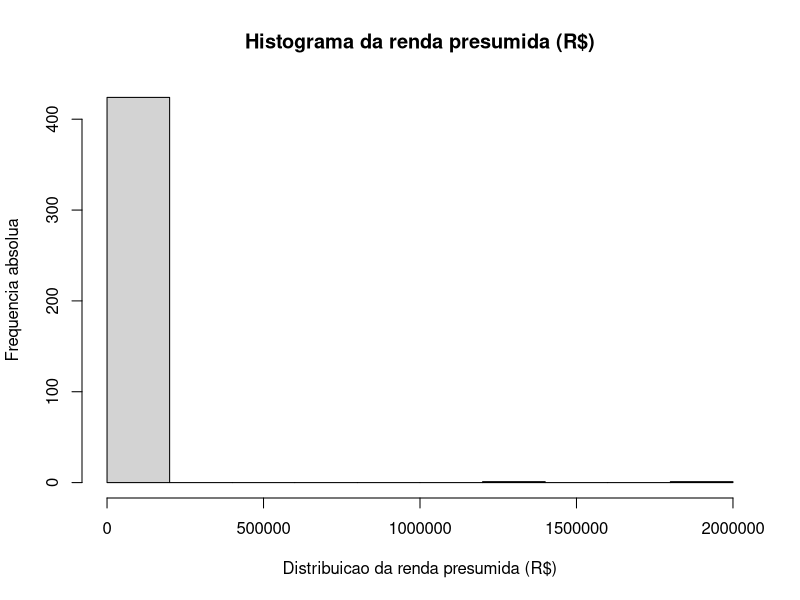
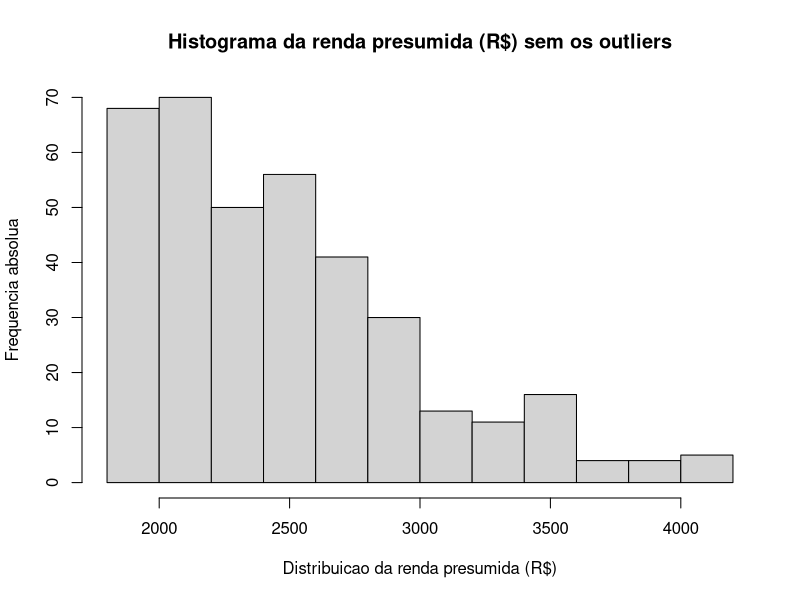

Write the R code that produced these figures, in order.
## ---- chunk 1
knitr::opts_chunk$set(echo = TRUE)
## ---- chunk 2
# nao mostrar os resultados na notacao cientifica
options(scipen = 999)


# importar o Data frame 
library(readr)
cadastro <- read_csv("cadastro.csv")

## ---- chunk 3
# verificar os tipos de variaveis
str(cadastro)
## ---- chunk 4

summary(cadastro)
## ---- chunk 5
cadastro$NUM_CPF <- factor(cadastro$NUM_CPF)
cadastro$ CHAVE_CONTRATO <- factor(cadastro$ CHAVE_CONTRATO)
cadastro$CEP <- factor(cadastro$CEP)
cadastro$CEP_A <- factor(cadastro$CEP_A)
cadastro$NUMERO <- factor(cadastro$NUMERO)
cadastro$LATITUDE <- factor(cadastro$LATITUDE)
cadastro$LONGITUDE <- factor(cadastro$LONGITUDE)
cadastro$DDD_CELULAR <- factor(cadastro$DDD_CELULAR)
cadastro$CELULAR <- factor(cadastro$CELULAR)
cadastro$DDD_CELULAR_2 <- factor(cadastro$DDD_CELULAR_2)
cadastro$CELULAR_2 <- factor(cadastro$CELULAR_2)
cadastro$COD_BANCO <- factor(cadastro$COD_BANCO)
cadastro$NUM_AGENCIA <- factor(cadastro$NUM_AGENCIA)
cadastro$NUM_CONTA <- factor(cadastro$NUM_CONTA)
cadastro$CNPJ_CREDOR <- factor(cadastro$CNPJ_CREDOR)
cadastro$STATUS_CONSENTIMENTO <- factor(cadastro$STATUS_CONSENTIMENTO)
## ---- chunk 6
# verificar os tipos de variaveis
str(cadastro)

## ---- chunk 7
summary(cadastro)

## ---- chunk 8

media_renda <- mean(cadastro$RENDA_PRESUMIDA)
media_renda

dp_renda <- sd(cadastro$RENDA_PRESUMIDA)
dp_renda

cv_renda <- dp_renda/media_renda
cv_renda


## ---- chunk 9
hist(cadastro$RENDA_PRESUMIDA, xlab="Distribuicao da renda presumida (R$)",
     ylab = "Frequencia absolua",
     main = "Histograma da renda presumida (R$)")
## ---- chunk 10

q1 <- quantile(cadastro$RENDA_PRESUMIDA, 0.25)
q2 <- quantile(cadastro$RENDA_PRESUMIDA, 0.5)
q3 <- quantile(cadastro$RENDA_PRESUMIDA, 0.75)

IQR = q3-q1


limite1 <- q3 + 3*IQR
limite2 <- q3 + 1.5*IQR
limite3 <- q1 - 1.5*IQR
limite4 <- q1 - 3*IQR



# criar a variavel outlier_renda

cadastro$outlier_renda <- ifelse(cadastro$RENDA_PRESUMIDA>=limite1,"ponto extremo",
                                ifelse(cadastro$RENDA_PRESUMIDA>= limite2 & cadastro$RENDA_PRESUMIDA < limite1,"outlier",
                                       ifelse(cadastro$RENDA_PRESUMIDA>= limite3 & cadastro$RENDA_PRESUMIDA< limite2,"n?o",
                                              ifelse(cadastro$RENDA_PRESUMIDA > limite4 & cadastro$RENDA_PRESUMIDA < limite3,"outlier", "ponto extremo"))))
## ---- chunk 11

# Tabela de frequencia da variavel outlier_renda
table(cadastro$outlier_renda)
## ---- chunk 12

summary(cadastro$RENDA_PRESUMIDA)
## ---- chunk 13

#Selecionar o conjunto de dados

renda_semout <- cadastro[cadastro$outlier_renda == "n?o",]
## ---- chunk 14
#Apresente o histograma sem os outliers
hist(renda_semout$RENDA_PRESUMIDA,xlab="Distribuicao da renda presumida (R$)",
     ylab = "Frequencia absolua",
     main = "Histograma da renda presumida (R$) sem os outliers")
## ---- chunk 15


media_recortada_renda <- mean(renda_semout$RENDA_PRESUMIDA)
media_recortada_renda

dp_renda_semout <- sd(renda_semout$RENDA_PRESUMIDA)
dp_renda_semout

cv_renda_semout <- dp_renda_semout/media_recortada_renda
cv_renda_semout
